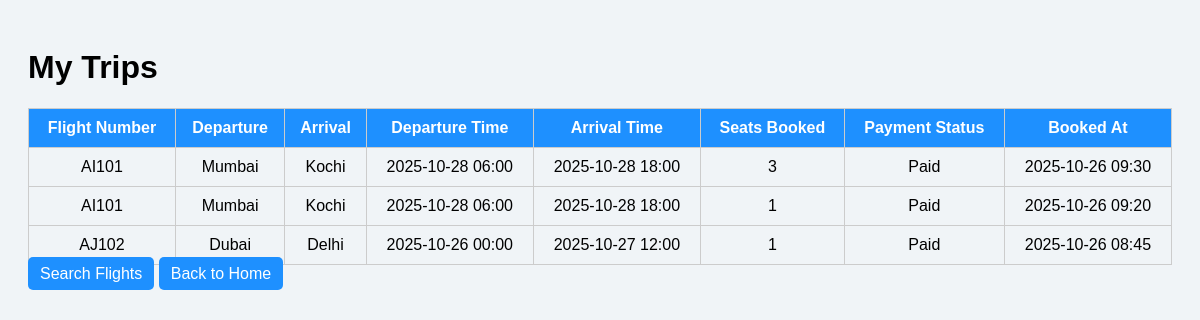
/flights/my-trips/ (signed in), run on the app's committed database.
### flights/models.py (models this page shows, shortened)
class Booking(models.Model):
    user = models.ForeignKey(settings.AUTH_USER_MODEL, on_delete=models.CASCADE)
    flight = models.ForeignKey(Flight, on_delete=models.CASCADE)
    seats_booked = models.PositiveIntegerField(default=1)  # Number of seats booked
    booked_at = models.DateTimeField(auto_now_add=True)
    payment_status = models.CharField(max_length=20, default='Pending')  # Pending / Paid / Failed

class Flight(models.Model):
    flight_number = models.CharField(max_length=10)
    departure_airport = models.CharField(max_length=50)
    arrival_airport = models.CharField(max_length=50)
    departure_datetime = models.DateTimeField()
    arrival_datetime = models.DateTimeField()
    price = models.DecimalField(max_digits=8, decimal_places=2)
    seats_available = models.IntegerField()
    status = models.CharField(max_length=20, default='On-time')  # On-time / Delayed

### flights/views.py (the view)
# urls.py: path('my-trips/', views.my_trips, name='my_trips'),            # View user bookings
@login_required
def my_trips(request):
    bookings = Booking.objects.filter(user=request.user).order_by('-booked_at')
    return render(request, 'flights/my_trips.html', {'bookings': bookings})

### flights/templates/flights/my_trips.html (shortened to what this page needs)
<!DOCTYPE html>
<html>
<head>
</head>
<body>
<h1>My Trips</h1>
<table>
    <tr>
        <th>Flight Number</th>
        <th>Departure</th>
        <th>Arrival</th>
        <th>Departure Time</th>
        <th>Arrival Time</th>
        <th>Seats Booked</th>
        <th>Payment Status</th>
        <th>Booked At</th>
    </tr>
    {% for booking in bookings %}
    <tr>
        <td>{{ booking.flight.flight_number }}</td>
        <td>{{ booking.flight.departure_airport }}</td>
        <td>{{ booking.flight.arrival_airport }}</td>
        <td>{{ booking.flight.departure_datetime|date:"Y-m-d H:i" }}</td>
        <td>{{ booking.flight.arrival_datetime|date:"Y-m-d H:i" }}</td>
        <td>{{ booking.seats_booked }}</td>
        <td>{{ booking.payment_status }}</td>
        <td>{{ booking.booked_at|date:"Y-m-d H:i" }}</td>
    </tr>
    {% empty %}
    <tr><td colspan="8">No bookings yet.</td></tr>
    {% endfor %}
</table>
<a href="{% url 'flight_list' %}" class="button">Search Flights</a>
<a href="{% url 'home' %}" class="button">Back to Home</a>
</body>
</html>

### flights/templates/flights/my_trips.html (style rules this page uses)
body { font-family: Arial, sans-serif; padding: 20px; background-color: #f0f4f7; }
table { width: 100%; border-collapse: collapse; margin-top: 20px; }
th, td { padding: 10px; border: 1px solid #ccc; text-align: center; }
th { background-color: #1E90FF; color: white; }
a.button { padding: 8px 12px; background-color: #1E90FF; color: white; text-decoration: none; border-radius: 5px; }

### data on the page
Booking: flight.flight_number "AI101", flight.departure_airport "Mumbai", flight.arrival_airport "Kochi", flight.departure_datetime "2025-10-28 06:00", flight.arrival_datetime "2025-10-28 18:00", seats_booked "3", payment_status "Paid", booked_at "2025-10-26 09:30"
Booking: flight.flight_number "AI101", flight.departure_airport "Mumbai", flight.arrival_airport "Kochi", flight.departure_datetime "2025-10-28 06:00", flight.arrival_datetime "2025-10-28 18:00", seats_booked "1", payment_status "Paid", booked_at "2025-10-26 09:20"
Booking: flight.flight_number "AJ102", flight.departure_airport "Dubai", flight.arrival_airport "Delhi", flight.departure_datetime "2025-10-26 00:00", flight.arrival_datetime "2025-10-27 12:00", seats_booked "1", payment_status "Paid", booked_at "2025-10-26 08:45"
